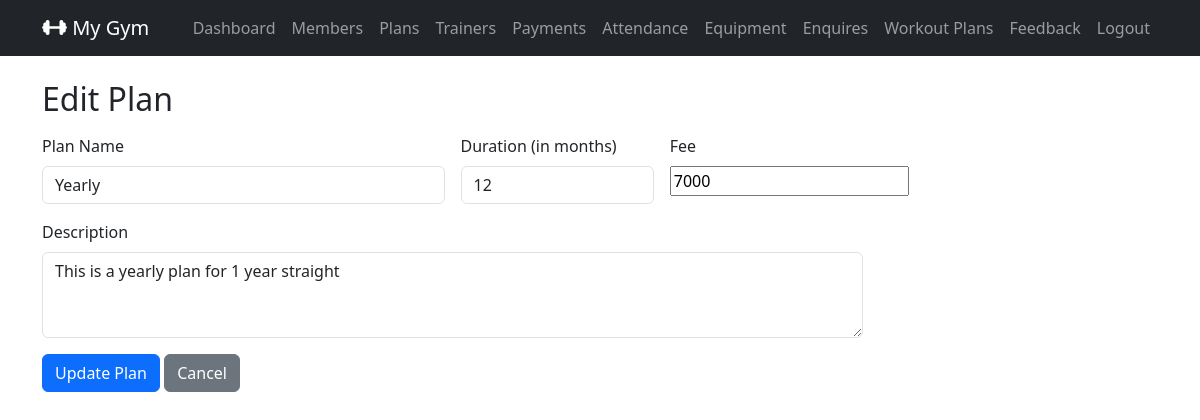
Page /admin_plans_edit/8/ (signed in) on the earlier database version.
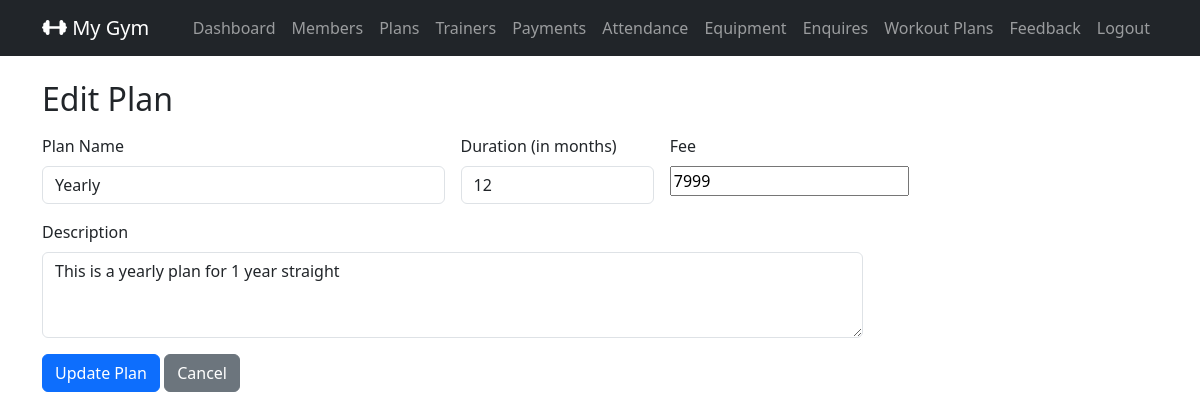
Same page on the later database version.
### GymApp/models.py (models this page shows, shortened)
class MembershipPlan(models.Model):
    name = models.CharField(max_length=100)
    duration_months = models.PositiveIntegerField()
    fee = models.PositiveIntegerField()
    description = models.TextField(blank=True)

### GymApp/views.py (the view)
    def wrapper(request, *args, **kwargs):
        if not request.user.is_authenticated or getattr(request.user, 'role', None) != 'ADMIN':
            messages.error(request, 'You must be logged in as an admin to access this page.')
            return redirect('admin_login')  # Redirect to the admin login page
        return view_func(request, *args, **kwargs)

### GymApp/views.py (called while the page is built, shortened)
def admin_required(view_func):
    def wrapper(request, *args, **kwargs):
        if not request.user.is_authenticated or getattr(request.user, 'role', None) != 'ADMIN':
            messages.error(request, 'You must be logged in as an admin to access this page.')
            return redirect('admin_login')  # Redirect to the admin login page
        return view_func(request, *args, **kwargs)
    return wrapper

@admin_required
def admin_plan_edit(request, plan_id):
    plan = MembershipPlan.objects.get(id=plan_id)  # Fetch the specific membership plan based on the provided ID
    return render(request, 'admin_plan_form.html', {'plan': plan, 'mode': 'edit'})  # Pass mode to the template to indicate it's an edit operation

### GymApp/templates/admin_plan_form.html (shortened to what this page needs)
{% extends 'base.html' %}
{% block content %}
<h2 class="mb-3">
    {% if mode == 'add' %} Add Plan {% else %} Edit Plan {% endif %}
</h2>
<form method="post" class="row g-3 w-75">
    <div class="col-md-6">
        <label for="name" class="form-label">Plan Name</label>
        <input type="text" class="form-control" id="name" name="name" value="{{ plan.name|default:'' }}" required>
    </div>
    <div class="col-md-3">
        <label for="duration_months" class="form-label">Duration (in months)</label>
        <input type="number" class="form-control" id="duration" name="duration_months" value="{{ plan.duration_months|default:'' }}" required>
    </div>
    <div class="col-md-3">
        <label for="fee" class="form-label">Fee</label>
        <input type="number" sclass="form-control" id="fee" name="fee" value="{{ plan.fee|default:'' }}" required>
    </div>
    <div class="col-md-12">
        <label for="description" class="form-label">Description</label>
        <textarea class="form-control" id="description" name="description" rows="3">{{ plan.description|default:'' }}</textarea>
    </div>
    <div class="col-md-12">
        <button type="submit" class="btn btn-primary">
            {% if mode == 'add' %} Add Plan {% else %} Update Plan {% endif %}
        </button>
        <a href="{% url 'admin_plans_list' %}" class="btn btn-secondary">Cancel</a>
    </div>
</form>
{% endblock %}

Differences in the rows shown:
changed MembershipPlan "Yearly": fee "7000" → "7999"
